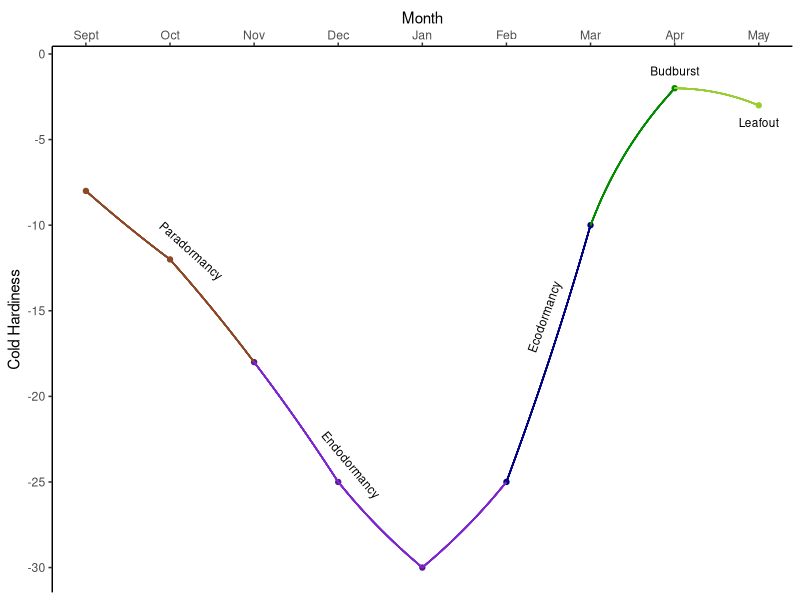
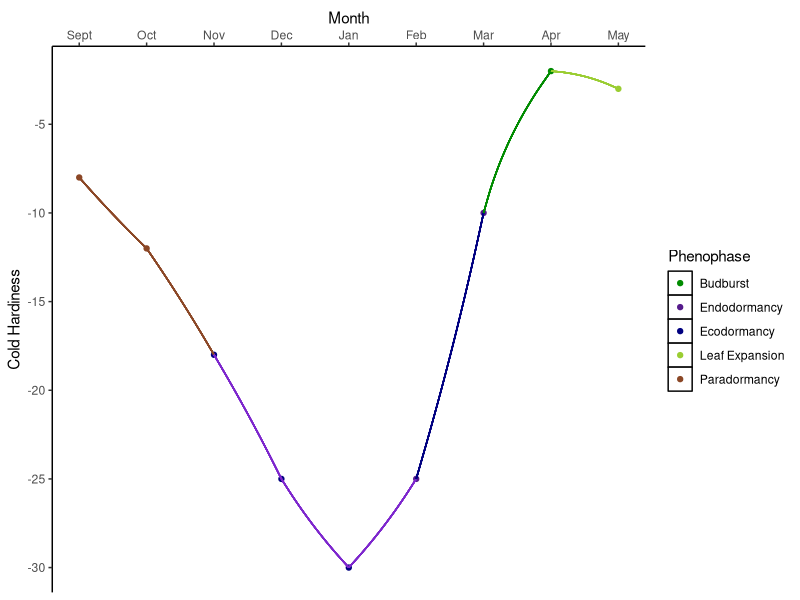
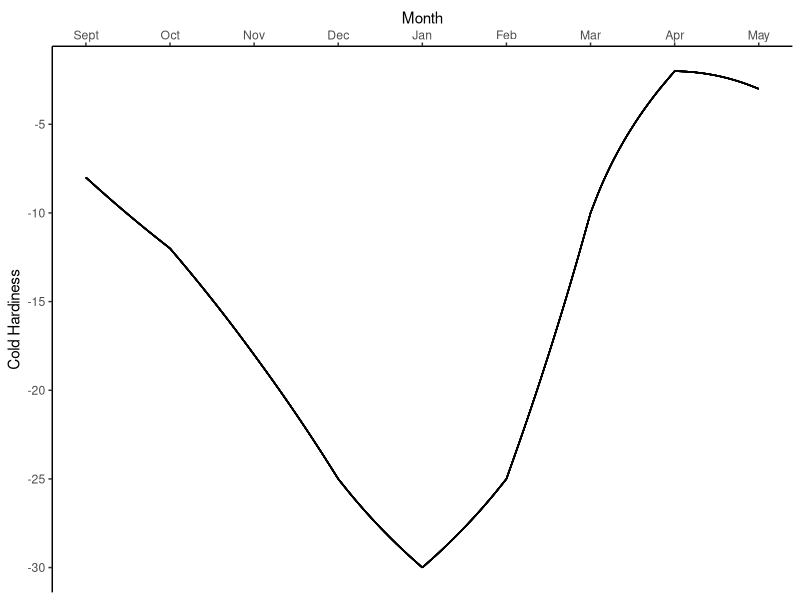

The R script that drew these images, in order:
### Make a new chart that shows the frost hardiness before, during and after dormancy
## Hardiness graph
# 8 February 2018 - Cat

# Load Libraries
library(ggplot2)

month<- 1:9
hrdy<-data.frame(month, hardy=NA, phase=NA)
hrdy$hardy<-c(-8, -12, -18, -25, -30, -25, -10, -2, -3)
hrdy$phase<-c("Paradormancy","Paradormancy", "Endodormancy", "Endodormancy", "Endodormancy", "Ecodormancy",
              "Ecodormancy", "Budburst", "Leaf Expansion")

ggplot(hrdy, aes(x=month, y=hardy)) +   
  scale_x_continuous(position = "top", breaks=c(1,2,3,4,5,6,7,8, 9),
                     labels=c("Sept", "Oct", "Nov", "Dec", "Jan", "Feb", "Mar", "Apr", "May")) +
  geom_point(aes(col=phase), col=c("sienna4","sienna4", "purple4", "purple4", "purple4", "navyblue", "navyblue", "green4", "yellowgreen")) +
  geom_curve(aes(x = 1, y = -8, xend = 2, yend = -12), data = hrdy, col="sienna4", curvature =0.02) +
  geom_curve(aes(x = 2, y = -12, xend = 3, yend = -18), data = hrdy, col="sienna4", curvature =-0.02) +
  geom_curve(aes(x = 3, y = -18, xend = 4, yend = -25), data = hrdy, col="purple3", curvature = -0.02) +
  geom_curve(aes(x = 4, y = -25, xend = 5, yend = -30), data = hrdy, col="purple3", curvature = 0.05) +
  geom_curve(aes(x = 5, y = -30, xend = 6, yend = -25), data = hrdy, col="purple3", curvature = 0.05) +
  geom_curve(aes(x = 6, y = -25, xend = 7, yend = -10), data = hrdy, col="navyblue", curvature = 0.02) +
  geom_curve(aes(x = 7, y = -10, xend = 8, yend = -2), data = hrdy, col="green4", curvature = -0.1) +
  geom_curve(aes(x = 8, y = -2, xend = 9, yend = -3), data = hrdy, col="yellowgreen", curvature = -0.1) +
  scale_y_continuous(breaks=c(2, 0, -5, -10, -15, -20, -25, -30, -35)) +
  theme(panel.background = element_blank(), axis.line = element_line(colour = "black")) +
  xlab("Month") + ylab("Cold Hardiness") + 
  annotate("text", x = 2.25, y = -11.5, label = "Paradormancy", angle=318, size=3) +
  annotate("text", x = 4.15, y = -24, label = "Endodormancy", angle=310, size=3) +
  annotate("text", x = 6.45, y = -15.35, label = "Ecodormancy", angle=70, size=3) +
  annotate("text", x = 8, y = -1, label = "Budburst", size=3) +
  annotate("text", x = 9, y = -4, label = "Leafout", size=3)

ggplot(hrdy, aes(x=month, y=hardy)) +   
  scale_x_continuous(position = "top", breaks=c(1,2,3,4,5,6,7,8, 9),
                     labels=c("Sept", "Oct", "Nov", "Dec", "Jan", "Feb", "Mar", "Apr", "May")) +
  geom_point(aes(col=phase)) +
  geom_curve(aes(x = 1, y = -8, xend = 2, yend = -12), data = hrdy, col="sienna4", curvature =0.02) +
  geom_curve(aes(x = 2, y = -12, xend = 3, yend = -18), data = hrdy,col="sienna4", curvature =-0.02) +
  geom_curve(aes(x = 3, y = -18, xend = 4, yend = -25), data = hrdy,col="purple3", curvature = -0.02) +
  geom_curve(aes(x = 4, y = -25, xend = 5, yend = -30), data = hrdy,col="purple3", curvature = 0.05) +
  geom_curve(aes(x = 5, y = -30, xend = 6, yend = -25), data = hrdy,col="purple3", curvature = 0.05) +
  geom_curve(aes(x = 6, y = -25, xend = 7, yend = -10), data = hrdy,col="navyblue", curvature = 0.02) +
  geom_curve(aes(x = 7, y = -10, xend = 8, yend = -2), data = hrdy,col="green4", curvature = -0.1) +
  geom_curve(aes(x = 8, y = -2, xend = 9, yend = -3), data = hrdy,col="yellowgreen", curvature = -0.1) +
  scale_y_continuous(breaks=c(2, 0, -5, -10, -15, -20, -25, -30, -35)) +
  theme(panel.background = element_blank(), axis.line = element_line(colour = "black"), 
        legend.key=element_rect(fill="white")) +
  xlab("Month") + ylab("Cold Hardiness") + 
  scale_color_manual(values=c("green4", "purple4", "navyblue","yellowgreen" , "sienna4"),
                     labels=c("Budburst", "Endodormancy", "Ecodormancy","Leaf Expansion","Paradormancy")) +
  labs(color="Phenophase")

ggplot(hrdy, aes(x=month, y=hardy)) +   
  scale_x_continuous(position = "top", breaks=c(1,2,3,4,5,6,7,8, 9),
                     labels=c("Sept", "Oct", "Nov", "Dec", "Jan", "Feb", "Mar", "Apr", "May")) +
  geom_curve(aes(x = 1, y = -8, xend = 2, yend = -12), data = hrdy, curvature =0.02) +
  geom_curve(aes(x = 2, y = -12, xend = 3, yend = -18), data = hrdy, curvature =-0.02) +
  geom_curve(aes(x = 3, y = -18, xend = 4, yend = -25), data = hrdy, curvature = -0.02) +
  geom_curve(aes(x = 4, y = -25, xend = 5, yend = -30), data = hrdy, curvature = 0.05) +
  geom_curve(aes(x = 5, y = -30, xend = 6, yend = -25), data = hrdy, curvature = 0.05) +
  geom_curve(aes(x = 6, y = -25, xend = 7, yend = -10), data = hrdy, curvature = 0.02) +
  geom_curve(aes(x = 7, y = -10, xend = 8, yend = -2), data = hrdy, curvature = -0.1) +
  geom_curve(aes(x = 8, y = -2, xend = 9, yend = -3), data = hrdy, curvature = -0.1) +
  scale_y_continuous(breaks=c(2, 0, -5, -10, -15, -20, -25, -30, -35)) +
  theme(panel.background = element_blank(), axis.line = element_line(colour = "black")) +
  xlab("Month") + ylab("Cold Hardiness")

